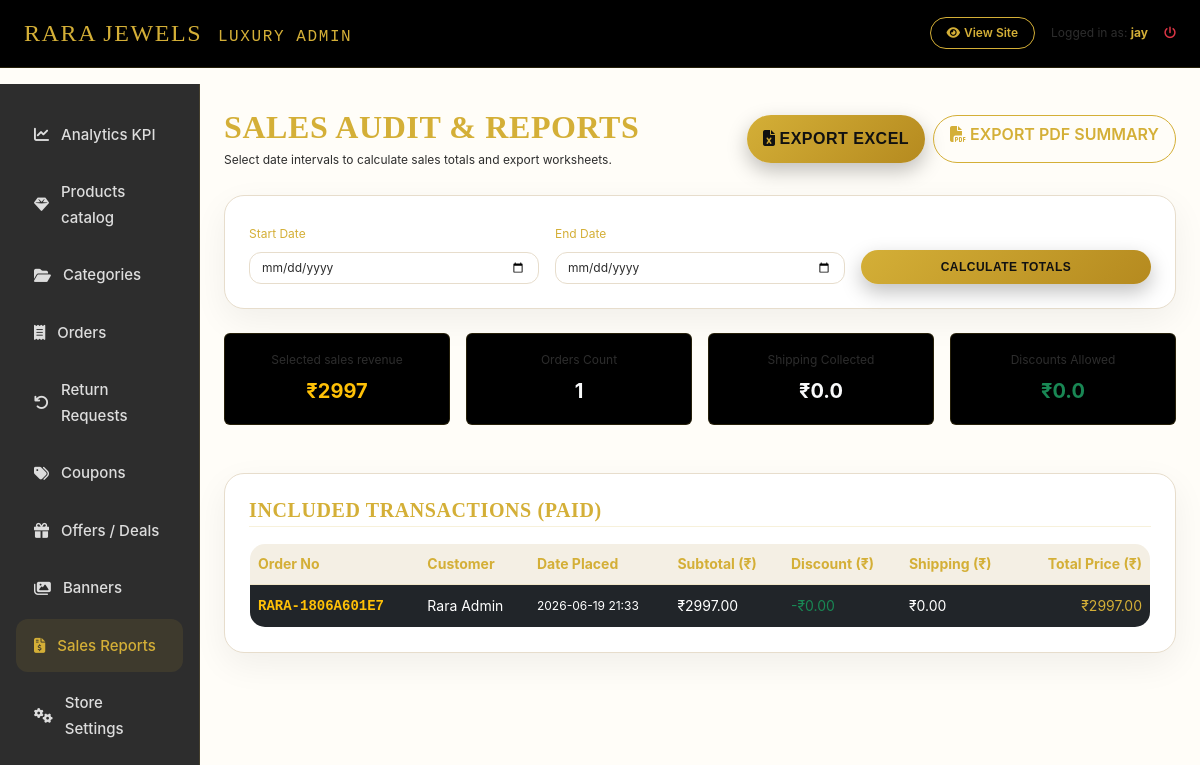
The page /luxury-admin/reports/ (signed in) on the database its author committed.
### accounts/models.py (models this page shows, shortened)
class User(AbstractBaseUser, PermissionsMixin):
    email = models.EmailField(unique=True)
    name = models.CharField(max_length=255)
    mobile = models.CharField(max_length=15)
    is_active = models.BooleanField(default=True)
    is_staff = models.BooleanField(default=False)
    date_joined = models.DateTimeField(default=timezone.now)
    objects = CustomUserManager()
    USERNAME_FIELD = 'email'
    REQUIRED_FIELDS = ['name', 'mobile']

### shop/models.py (models this page shows, shortened)
class Order(models.Model):
    ORDER_STATUS_CHOICES = [
        ('pending', 'Pending'),
        ('processing', 'Processing'),
        ('shipped', 'Shipped'),
        ('delivered', 'Delivered'),
        ('cancelled', 'Cancelled'),
        ('returned', 'Returned')
    ]
    PAYMENT_STATUS_CHOICES = [
        ('pending', 'Pending'),
        ('completed', 'Completed'),
        ('failed', 'Failed'),
        ('refunded', 'Refunded')
    ]
    user = models.ForeignKey(settings.AUTH_USER_MODEL, on_delete=models.CASCADE, related_name='orders')
    order_number = models.CharField(max_length=100, unique=True)
    shipping_address = models.TextField()
    subtotal = models.DecimalField(max_digits=10, decimal_places=2)
    shipping_charge = models.DecimalField(max_digits=10, decimal_places=2)
    discount_amount = models.DecimalField(max_digits=10, decimal_places=2, default=0.00)
    coupon = models.ForeignKey(Coupon, on_delete=models.SET_NULL, null=True, blank=True)
    total_price = models.DecimalField(max_digits=10, decimal_places=2)
    payment_method = models.CharField(max_length=20, choices=[('cod', 'Cash On Delivery'), ('razorpay', 'Razorpay')])
    payment_status = models.CharField(max_length=20, default='pending', choices=PAYMENT_STATUS_CHOICES)
    order_status = models.CharField(max_length=20, default='pending', choices=ORDER_STATUS_CHOICES)
    razorpay_order_id = models.CharField(max_length=255, blank=True, null=True)
    razorpay_payment_id = models.CharField(max_length=255, blank=True, null=True)
    razorpay_signature = models.CharField(max_length=255, blank=True, null=True)
    created_at = models.DateTimeField(auto_now_add=True)
    updated_at = models.DateTimeField(auto_now=True)

### shop/admin_views.py (the view)
# urls.py: path('luxury-admin/reports/', admin_views.admin_reports_view, name='admin_reports'),
@superuser_required
def admin_reports_view(request):
    start_date = request.GET.get('start_date')
    end_date = request.GET.get('end_date')
    orders = Order.objects.filter(payment_status='completed')
    if start_date:
        orders = orders.filter(created_at__date__gte=start_date)
    if end_date:
        orders = orders.filter(created_at__date__lte=end_date)
    totals = orders.aggregate(
        sales=Sum('total_price'),
        qty=Count('id'),
        shipping=Sum('shipping_charge'),
        discount=Sum('discount_amount')
    )
    context = {
        'orders': orders.order_by('-created_at'),
        'totals': totals,
        'start_date': start_date,
        'end_date': end_date
    }
    return render(request, 'admin_dashboard/reports.html', context)

### shop/admin_views.py (called while the page is built)
def superuser_required(view_func):
    return user_passes_test(
        lambda u: u.is_authenticated and u.is_superuser,
        login_url='accounts:login'
    )(view_func)

### shop/context_processors.py (called while the page is built)
def store_context(request):
    parent_categories = Category.objects.filter(parent=None).prefetch_related('subcategories')
    cart_items_count = 0
    cart = None
    if request.user.is_authenticated:
        cart = Cart.objects.filter(user=request.user).first()
    else:
        session_key = request.session.session_key
        if session_key:
            cart = Cart.objects.filter(session_id=session_key).first()
    if cart:
        cart_items_count = cart.items_count
    wishlist_count = 0
    if request.user.is_authenticated:
        wishlist_count = Wishlist.objects.filter(user=request.user).count()
    settings_obj = StoreSetting.get_settings()
    return {
        'nav_categories': parent_categories,
        'cart_count': cart_items_count,
        'wishlist_count': wishlist_count,
        'store_settings': settings_obj,
        'current_year': timezone.now().year
    }

### shop/models.py (called while the page is built)
    @classmethod
    def get_settings(cls):
        obj, created = cls.objects.get_or_create(id=1)
        return obj

    @property
    def items_count(self):
        return sum(item.quantity for item in self.items.all())

### templates/admin_dashboard/reports.html (shortened to what this page needs)
{% extends 'admin_dashboard/base_admin.html' %}
{% load static %}
{% block admin_content %}
<div class="d-flex justify-content-between align-items-center mb-4 flex-wrap gap-2">
    <div>
        <h2 class="playfair-font text-gold mb-1">SALES AUDIT & REPORTS</h2>
        <p class="text-xs text-light-dim mb-0">Select date intervals to calculate sales totals and export worksheets.</p>
    </div>
    <div class="d-flex gap-2">
        <a href="{% url 'shop:admin_export_excel' %}?start_date={{ start_date|default:'' }}&end_date={{ end_date|default:'' }}" class="btn btn-xs btn-gold rounded-pill px-3">
            <i class="fa-solid fa-file-excel me-1"></i>EXPORT EXCEL
        </a>
        <a href="{% url 'shop:admin_export_pdf' %}?start_date={{ start_date|default:'' }}&end_date={{ end_date|default:'' }}" class="btn btn-xs btn-outline-gold rounded-pill px-3">
            <i class="fa-solid fa-file-pdf me-1"></i>EXPORT PDF SUMMARY
        </a>
    </div>
</div>
<div class="glass-card p-4 mb-4">
    <form method="GET" class="row g-3 align-items-end">
        <div class="col-md-4">
            <label for="start_date" class="form-label text-xs text-gold">Start Date</label>
            <input type="date" name="start_date" id="start_date" class="form-control bg-dark border-gold text-light text-xs" value="{{ start_date|default:'' }}">
        </div>
        <div class="col-md-4">
            <label for="end_date" class="form-label text-xs text-gold">End Date</label>
            <input type="date" name="end_date" id="end_date" class="form-control bg-dark border-gold text-light text-xs" value="{{ end_date|default:'' }}">
        </div>
        <div class="col-md-4">
            <button type="submit" class="btn btn-gold w-100 rounded-pill py-2 text-xs font-semibold">
                CALCULATE TOTALS
            </button>
        </div>
    </form>
</div>
<div class="row g-3 mb-5 text-center">
    <div class="col-md-3">
        <div class="bg-black p-3 rounded border border-gold-dim border-opacity-20">
            <span class="text-xs text-light-dim d-block mb-1">Selected sales revenue</span>
            <strong class="text-warning fs-5">₹{{ totals.sales|default:0.00 }}</strong>
        </div>
    </div>
    <div class="col-md-3">
        <div class="bg-black p-3 rounded border border-gold-dim border-opacity-20">
            <span class="text-xs text-light-dim d-block mb-1">Orders Count</span>
            <strong class="text-light fs-5">{{ totals.qty|default:0 }}</strong>
        </div>
    </div>
    <div class="col-md-3">
        <div class="bg-black p-3 rounded border border-gold-dim border-opacity-20">
            <span class="text-xs text-light-dim d-block mb-1">Shipping Collected</span>
            <strong class="text-light fs-5">₹{{ totals.shipping|default:0.00 }}</strong>
        </div>
    </div>
    <div class="col-md-3">
        <div class="bg-black p-3 rounded border border-gold-dim border-opacity-20">
            <span class="text-xs text-light-dim d-block mb-1">Discounts Allowed</span>
            <strong class="text-success fs-5">₹{{ totals.discount|default:0.00 }}</strong>
        </div>
    </div>
</div>
<div class="glass-card p-4">
    <h5 class="playfair-font text-gold mb-3 border-bottom border-gold-dim pb-1">INCLUDED TRANSACTIONS (PAID)</h5>
    <div class="table-responsive">
        <table class="table table-dark table-luxury m-0 text-sm align-middle">
            <thead>
                <tr>
                    <th>Order No</th>
                    <th>Customer</th>
                    <th>Date Placed</th>
                    <th>Subtotal (₹)</th>
                    <th>Discount (₹)</th>
                    <th>Shipping (₹)</th>
                    <th class="text-end">Total Price (₹)</th>
                </tr>
            </thead>
            <tbody>
                {% for o in orders %}
                <tr>
                    <td><strong class="font-monospace text-warning">{{ o.order_number }}</strong></td>
                    <td>{{ o.user.name }}</td>
                    <td class="text-xs text-light-dim">{{ o.created_at|date:"Y-m-d H:i" }}</td>
                    <td>₹{{ o.subtotal }}</td>
                    <td class="text-success">-₹{{ o.discount_amount }}</td>
                    <td>₹{{ o.shipping_charge }}</td>
                    <td class="text-end font-semibold text-gold">₹{{ o.total_price }}</td>
                </tr>
                {% empty %}
                <tr>
                    <td colspan="7" class="text-center py-4 text-light-dim italic">No transactions found in this date range.</td>
                </tr>
                {% endfor %}
            </tbody>
        </table>
    </div>
</div>
{% endblock %}

### templates/admin_dashboard/base_admin.html (shortened to what this page needs)
{% load static %}
<!DOCTYPE html>
<html lang="en">
<head>
    <link href="https://cdn.jsdelivr.net/npm/bootstrap@5.3.0/dist/css/bootstrap.min.css" rel="stylesheet">
    <link rel="stylesheet" href="https://cdnjs.cloudflare.com/ajax/libs/font-awesome/6.4.0/css/all.min.css">
    <link rel="stylesheet" href="{% static 'css/style.css' %}">
</head>
<body class="luxury-bg">
    <nav class="navbar navbar-expand-lg bg-black border-bottom border-gold-dim sticky-top py-2">
        <div class="container-fluid px-4">
            <a class="navbar-brand text-gold playfair-font fs-4 tracking-wide" href="{% url 'shop:admin_dashboard' %}">
                RARA JEWELS <span class="fs-6 text-light-dim font-monospace ms-2">LUXURY ADMIN</span>
            </a>
            <div class="d-flex align-items-center gap-3">
                <a href="{% url 'shop:home' %}" class="btn btn-xs btn-outline-gold rounded-pill px-3 text-xs"><i class="fa-solid fa-eye me-1"></i>View Site</a>
                <span class="text-xs text-light-dim">Logged in as: <strong class="text-gold">{{ user.name }}</strong></span>
                <a href="{% url 'accounts:logout' %}" class="text-danger text-xs hover-text-gold"><i class="fa-solid fa-power-off"></i></a>
            </div>
        </div>
    </nav>
    <div class="container-fluid px-0">
        <div class="row g-0">
            <div class="col-md-3 col-lg-2 admin-sidebar py-4 px-3">
                <div class="nav flex-column gap-1">
                    <a class="admin-nav-link" href="{% url 'shop:admin_dashboard' %}" id="nav-dashboard">
                        <i class="fa-solid fa-chart-line"></i>Analytics KPI
                    </a>
                    <a class="admin-nav-link" href="{% url 'shop:admin_products' %}" id="nav-products">
                        <i class="fa-solid fa-gem"></i>Products catalog
                    </a>
                    <a class="admin-nav-link" href="{% url 'shop:admin_categories' %}" id="nav-categories">
                        <i class="fa-solid fa-folder-open"></i>Categories
                    </a>
                    <a class="admin-nav-link" href="{% url 'shop:admin_orders' %}" id="nav-orders">
                        <i class="fa-solid fa-receipt"></i>Orders
                    </a>
                    <a class="admin-nav-link" href="{% url 'shop:admin_returns' %}" id="nav-returns">
                        <i class="fa-solid fa-arrow-rotate-left"></i>Return Requests
                    </a>
                    <a class="admin-nav-link" href="{% url 'shop:admin_coupons' %}" id="nav-coupons">
                        <i class="fa-solid fa-tags"></i>Coupons
                    </a>
                    <a class="admin-nav-link" href="{% url 'shop:admin_offers' %}" id="nav-offers">
                        <i class="fa-solid fa-gift"></i>Offers / Deals
                    </a>
                    <a class="admin-nav-link" href="{% url 'shop:admin_banners' %}" id="nav-banners">
                        <i class="fa-solid fa-images"></i>Banners
                    </a>
                    <a class="admin-nav-link" href="{% url 'shop:admin_reports' %}" id="nav-reports">
                        <i class="fa-solid fa-file-invoice-dollar"></i>Sales Reports
                    </a>
                    <a class="admin-nav-link" href="{% url 'shop:admin_settings' %}" id="nav-settings">
                        <i class="fa-solid fa-gears"></i>Store Settings
                    </a>
                </div>
            </div>
            <div class="col-md-9 col-lg-10 p-4">
                {% block admin_content %}{% endblock %}
            </div>
        </div>
    </div>
</body>
</html>

### static/css/style.css (style rules this page uses)
*, *::before, *::after { box-sizing: border-box; }
:root { --bg-main: #F8F4EC; --bg-section: #FFFDF8; --bg-card: #FFFFFF; --bg-soft: #EFE8DB; --gold: #D4AF37; --gold-dark: #B58A1F; --gold-light: #F4E2A1; --text: #2D2D2D; --text-light: #666666; --shadow: 0 15px 35px rgba(0, 0, 0, .08); --border: #E7DDCC; --font-heading: 'Outfit', sans-serif; --font-brand: 'Playfair Display', serif; --font-body: 'Inter', sans-serif; }
body { background: var(--bg-main); color: var(--text); font-family: var(--font-body); font-size: 15px; line-height: 1.7; overflow-x: hidden; background-repeat: no-repeat; background-size: cover; -webkit-font-smoothing: antialiased; }
.luxury-bg { background: var(--bg-section); }
h1, h2, h3, h4, h5, h6 { font-family: var(--font-heading); font-weight: 600; letter-spacing: .6px; color: #2D2D2D; }
.playfair-font { font-family: var(--font-brand) !important; }
a { color: #D4AF37; text-decoration: none; transition: all .35s ease; }
.text-gold { color: #D4AF37 !important; }
.border-gold { border-color: #D4AF37 !important; }
.border-gold-dim { border-color: rgba(212, 175, 55, .18) !important; }
.tracking-wide { letter-spacing: 1.6px !important; }
.text-xs { font-size: 12px !important; }
.text-sm { font-size: 14px !important; }
.btn-gold { background: linear-gradient(135deg, #D4AF37, #B58A1F); color: #111 !important; border: none; border-radius: 12px; font-family: var(--font-heading); font-weight: 600; letter-spacing: .5px; padding: 12px 24px; transition: all .35s ease; box-shadow: 0 8px 20px rgba(0, 0, 0, .25); }
.btn-outline-gold { background: transparent; color: #D4AF37; border: 1px solid #D4AF37; border-radius: 12px; font-weight: 600; transition: all .35s ease; }
.form-control, .form-select { background: #FFFFFF !important; border: 1px solid #E7DDCC !important; color: #2D2D2D !important; border-radius: 12px; box-shadow: none; }
.form-control::placeholder { color: #999; }
.glass-card { background: #FFFFFF; border: 1px solid #E7DDCC; border-radius: 20px; box-shadow: 0 12px 35px rgba(0, 0, 0, .06); }
.admin-sidebar { background: #2D2D2D; border-right: 1px solid rgba(212, 175, 55, .15); min-height: 100vh; }
.admin-nav-link { display: flex; align-items: center; gap: 12px; padding: 14px 18px; border-radius: 12px; color: #ddd; transition: .35s; font-weight: 500; }
.admin-nav-link:hover, .admin-nav-link.active { background: rgba(212, 175, 55, .10); color: #D4AF37; }
.table-luxury { background: #FFFFFF; border: 1px solid #E7DDCC; color: #2D2D2D; border-radius: 16px; overflow: hidden; }
.table-luxury th { background: #F4EFE4; color: #D4AF37; border-bottom: 1px solid rgba(212, 175, 55, .15); }
.table-luxury td { border-color: rgba(212, 175, 55, .08); }
button, .btn, a { transition: all .3s ease; }
html { scroll-behavior: smooth; overflow-x: hidden; }

### rows shown on the page
User: name "jay"
Order: order_number "RARA-1806A601E7", user.name "Rara Admin", created_at "2026-06-19 21:33", subtotal "2997.00", discount_amount "0.00", shipping_charge "0.00", total_price "2997.00"

### other values the page prints
{{ totals.sales|default:0.00 }} "2997"
{{ totals.qty|default:0 }} "1"
{{ totals.shipping|default:0.00 }} "0.0"
{{ totals.discount|default:0.00 }} "0.0"
